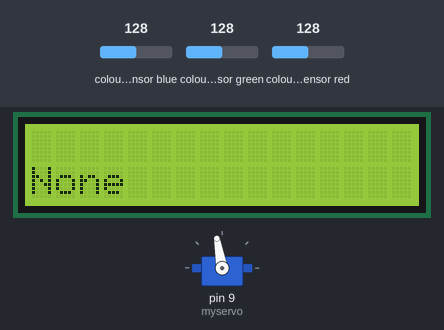
A sketch run on a simulated Arduino Uno, built with avr-gcc and run on an emulated ATmega328P. Parts: servo, 16×2 character LCD. Wiring (inferred from the names in the program): TCS3200 colour sensor: output pin 8; S2 pin 6; S3 pin 7; S0 pin 4; S1 pin 5. The inputs (shaded band) are chosen by the test bench; at power-on: colour sensor blue 128, colour sensor green 128, colour sensor red 128. What the sketch prints to the serial monitor is not drawn.

Above: at 0.7 s.
Timing chart, 0 to 2.2 s (numbered marks = the images above):
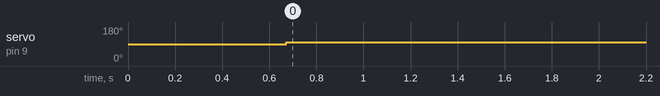

Measured:
- by itself, servo on pin 9 (myservo): 90° → 100° at 0.67 s

The sketch:

Color_Sensor_Code_v1.ino
```cpp
/*
Color Sensor Calibration from DroneBotWorkshop (Lines #7 - #122)
To Calibrate the color sensor, comment out lines #115 - #279 ; Uncomment Lines #7 - #122
To Get Readings as outputs from the color sensor comment out lines #7 - #122 ; Uncomment Lines #115 - #279
*/

/*

  Color Sensor Calibration
  color-sensor-calib.ino
  Calibrate RGB Color Sensor output Pulse Widths
  Uses values obtained for RGB Sensor Demo sketch

  DroneBot Workshop 2020
  https://dronebotworkshop.com


// Define color sensor pins

#define S0 4
#define S1 5
#define S2 6
#define S3 7
#define sensorOut 8

// Variables for Color Pulse Width Measurements

int redPW = 0;
int greenPW = 0;
int bluePW = 0;

void setup() {

  // Set S0 - S3 as outputs
  pinMode(S0, OUTPUT);
  pinMode(S1, OUTPUT);
  pinMode(S2, OUTPUT);
  pinMode(S3, OUTPUT);

  // Set Sensor output as input
  pinMode(sensorOut, INPUT);

  // Set Pulse Width scaling to 20%
  digitalWrite(S0,HIGH);
  digitalWrite(S1,LOW);

  // Setup Serial Monitor
  Serial.begin(9600);
}

void loop() {

  // Read Red Pulse Width
  redPW = getRedPW();
  // Delay to stabilize sensor
  delay(200);

  // Read Green Pulse Width
  greenPW = getGreenPW();
  // Delay to stabilize sensor
  delay(200);

  // Read Blue Pulse Width
  bluePW = getBluePW();
  // Delay to stabilize sensor
  delay(200);

  // Print output to Serial Monitor
  Serial.print("Red PW = ");
  Serial.print(redPW);
  Serial.print(" - Green PW = ");
  Serial.print(greenPW);
  Serial.print(" - Blue PW = ");
  Serial.println(bluePW);

}


// Function to read Red Pulse Widths
int getRedPW() {

  // Set sensor to read Red only
  digitalWrite(S2,LOW);
  digitalWrite(S3,LOW);
  // Define integer to represent Pulse Width
  int PW;
  // Read the output Pulse Width
  PW = pulseIn(sensorOut, LOW);
  // Return the value
  return PW;

}

// Function to read Green Pulse Widths
int getGreenPW() {

  // Set sensor to read Green only
  digitalWrite(S2,HIGH);
  digitalWrite(S3,HIGH);
  // Define integer to represent Pulse Width
  int PW;
  // Read the output Pulse Width
  PW = pulseIn(sensorOut, LOW);
  // Return the value
  return PW;

}

// Function to read Blue Pulse Widths
int getBluePW() {

  // Set sensor to read Blue only
  digitalWrite(S2,LOW);
  digitalWrite(S3,HIGH);
  // Define integer to represent Pulse Width
  int PW;
  // Read the output Pulse Width
  PW = pulseIn(sensorOut, LOW);
  // Return the value
  return PW;

}
 */

#include <Wire.h>
#include <LiquidCrystal_I2C.h> // Library from https://github.com/fdebrabander/Arduino-LiquidCrystal-I2C-library
#include <Servo.h>
// Define color sensor pins
LiquidCrystal_I2C lcd(0x27, 16, 2);
Servo myservo; // Servo object

#define S0 4 //
#define S1 5
#define S2 6
#define S3 7
#define sensorOut 8

/* Calalibration Values
 *  Goto line # - # to see calibration sketch
 */
int redMin = 33; // Red minimum value
int redMax = 230; // Red maximum value
int greenMin = 28; // Green minimum value
int greenMax = 261; // Green maximum value
int blueMin = 24; // Blue minimum value
int blueMax = 181; // Blue maximum value
int pos = 100; // Variable to store the servo position, the "middle" point for us was an angle of 130, therefore it is set as default
// (4/16/22) Changes Because of a new positon we moved the servo, the new middle point would be an angle of 100

// Color Pulse Width Measurements

int redPW = 0;
int greenPW = 0;
int bluePW = 0;

// Final Stored Values

int redValue;
int greenValue;
int blueValue;

void setup() {
  pinMode(S0, OUTPUT); // S pins as outputs
  pinMode(S1, OUTPUT);
  pinMode(S2, OUTPUT);
  pinMode(S3, OUTPUT);

  pinMode(sensorOut, INPUT); //sensorOut as input

  digitalWrite(S0,HIGH); // 20% Frequency)
  digitalWrite(S1,LOW);

  Serial.begin(9600);

  myservo.attach(9); // Servo is attached to digitalPin 9 on Arduino
}

void loop() {

  redPW = getRedPW(); // Read Red value
  redValue = map(redPW, redMin,redMax,255,0); // Map to value from 0-255
  delay(200);// Delay to stabilize sensor

  greenPW = getGreenPW();// Read Green value
  greenValue = map(greenPW, greenMin,greenMax,255,0);
  delay(200);

  bluePW = getBluePW();// Read Blue value
  blueValue = map(bluePW, blueMin,blueMax,255,0);
  delay(200);

  /*
   * Prints out RGB value, in my case, I used these values to debug when I would insert a red checker and it would not read as red, finding the threshhold for the red.
   * Same process for a black checker
   */
  Serial.print("Red = ");
  Serial.print(redValue);
  Serial.print(" - Green = ");
  Serial.print(greenValue);
  Serial.print(" - Blue = ");
  Serial.print(blueValue);


   if ( (redValue > 200 && redValue < 300) && ( greenValue > 50&& greenValue < 150) && (blueValue > 50 && blueValue < 150) ){ // Values fathered from redValue,greenValue,blueValue
    lcd.begin();
    lcd.clear();
    lcd.setCursor(0,1);
    lcd.print("RED!");
    myservo.write(60); //Ideal position in our case was to change the servo angle from 130 -> 60 to release the red checker
    // (4/16/22) Changes Because of a new positon we moved the servo, the new angle moves fom 100 -> 60
    delay(100);
    Serial.println(" - The Color is Red! ");
   }

   else if ( redValue < 100 && greenValue < 100 && blueValue < 100){
     lcd.begin();
    lcd.clear();
    lcd.setCursor(0,1);
    lcd.print("BLACK!");
    myservo.write(150); //Ideal position in our case was to change the servo angle from 130 -> 180 to release the black checker
    // (4/16/22) Changes Because of a new positon we moved the servo, the new servo angle moves from 100 -> 150
    delay(100);
    Serial.println(" - The color is Black! ");
   }

   else {
    lcd.begin();
    lcd.clear();
    lcd.setCursor(0,1);
    lcd.print("None");
    myservo.write(pos); //Reset back to default, middle, position
    delay(100);
    Serial.println(" - No color was detected :( " );
   }

}


// Function to read Red Pulse Widths
int getRedPW() {

  // Set sensor to read Red only
  digitalWrite(S2,LOW);
  digitalWrite(S3,LOW);
  // Define integer to represent Pulse Width
  int PW;
  // Read the output Pulse Width
  PW = pulseIn(sensorOut, LOW);
  // Return the value
  return PW;

}

// Function to read Green Pulse Widths
int getGreenPW() {

  // Set sensor to read Green only
  digitalWrite(S2,HIGH);
  digitalWrite(S3,HIGH);
  // Define integer to represent Pulse Width
  int PW;
  // Read the output Pulse Width
  PW = pulseIn(sensorOut, LOW);
  // Return the value
  return PW;

}

// Function to read Blue Pulse Widths
int getBluePW() {

  // Set sensor to read Blue only
  digitalWrite(S2,LOW);
  digitalWrite(S3,HIGH);
  // Define integer to represent Pulse Width
  int PW;
  // Read the output Pulse Width
  PW = pulseIn(sensorOut, LOW);
  // Return the value
  return PW;

}
```
